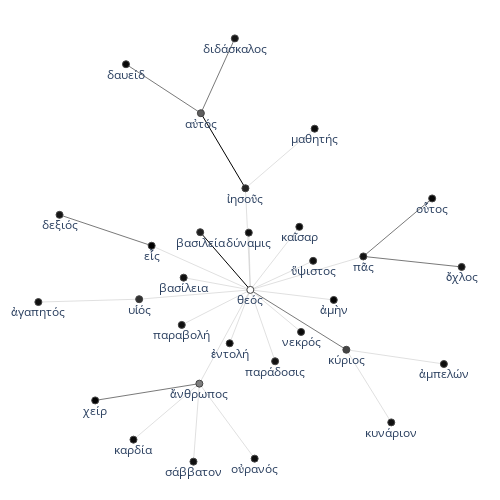

The cell this chart's notebook holds for it:
### Code cell
configure_plotly_browser_state()
ego_network_standard(LG_data_cleaned, "nouns_and_adjs", "Mark", 'θεός', "online", "2D") # "θεός"

### Figure 1 — Plotly figure (JSON) as saved in the notebook; plotly's stock layout.template omitted (floating-point values rounded to 4 significant figures)
{"data": [{"line": {"color": "#000000", "width": 1}, "mode": "lines", "type": "scatter", "x": [-0.1568, 0.01289, null, -0.1545, -0.003693, null], "y": [0.2082, -0.02752, null, 0.6943, 0.3876, null]}, {"line": {"color": "#404040", "width": 0.7}, "mode": "lines", "type": "scatter", "x": [-0.1596, -0.5122, null, 0.01289, 0.3379, null, 0.728, 0.3953, null, -0.1545, -0.03952, null, -0.1545, -0.408, null, 0.3953, 0.6283, null, -0.6328, -0.3211, null], "y": [-0.4105, -0.479, null, -0.02752, -0.2721, null, 0.06632, 0.1092, null, 0.6943, 1.0, null, 0.6943, 0.8944, null, 0.1092, 0.3462, null, 0.2791, 0.153, null]}, {"line": {"color": "#C0C0C0", "width": 0.5}, "mode": "lines", "type": "scatter", "x": [-0.3634, -0.7045, null, -0.3634, 0.01289, null, -0.1596, -0.1795, null, -0.1596, -0.3826, null, -0.1596, 0.01289, null, -0.1596, 0.02749, null, 0.01289, -0.003693, null, 0.01289, -0.2128, null, 0.01289, -0.05695, null, 0.01289, 0.0968, null, 0.01289, -0.3211, null, 0.01289, 0.3953, null, 0.01289, -0.2192, null, 0.01289, 0.2256, null, 0.01289, 0.007676, null, 0.01289, 0.2953, null, 0.01289, 0.1787, null, 0.01289, 0.1846, null, -0.003693, 0.2306, null, 0.3379, 0.4899, null, 0.3379, 0.668, null], "y": [-0.06551, -0.07725, null, -0.06551, -0.02752, null, -0.4105, -0.7291, null, -0.4105, -0.6393, null, -0.4105, -0.02752, null, -0.4105, -0.7168, null, -0.02752, 0.3876, null, -0.02752, 0.0225, null, -0.02752, -0.2457, null, -0.02752, -0.3191, null, -0.02752, 0.153, null, -0.02752, 0.1092, null, -0.02752, -0.1705, null, -0.02752, 0.09108, null, -0.02752, 0.2064, null, -0.02752, -0.0685, null, -0.02752, 0.23, null, -0.02752, -0.1993, null, 0.3876, 0.631, null, -0.2721, -0.5688, null, -0.2721, -0.3302, null]}, {"hoverinfo": "text", "hovertext": ["18", "42", "13", "97", "9", "31", "15", "4", "10", "9", "7", "23", "5", "10", "3", "6", "6", "8", "8", "8", "8", "6", "9", "6", "7", "4", "7", "7", "8", "7", "6"], "marker": {"color": [18, 42, 13, 97, 9, 31, 15, 4, 10, 9, 7, 23, 5, 10, 3, 6, 6, 8, 8, 8, 8, 6, 9, 6, 7, 4, 7, 7, 8, 7, 6], "colorbar": {"thickness": 15, "title": {"side": "right", "text": "degree"}, "xanchor": "left"}, "colorscale": [[0, "rgb(255,255,255)"], [0.125, "rgb(240,240,240)"], [0.25, "rgb(217,217,217)"], [0.375, "rgb(189,189,189)"], [0.5, "rgb(150,150,150)"], [0.625, "rgb(115,115,115)"], [0.75, "rgb(82,82,82)"], [0.875, "rgb(37,37,37)"], [1, "rgb(0,0,0)"]], "line": {"width": 1}, "reversescale": true, "showscale": false, "size": 7}, "mode": "markers+text", "text": ["υἱός", "ἄνθρωπος", "βασιλεία", "θεός", "ὄχλος", "αὐτός", "ἰησοῦς", "χείρ", "διδάσκαλος", "πᾶς", "μαθητής", "κύριος", "οὗτος", "δεξιός", "εἷς", "καρδία", "δαυείδ", "ἀγαπητός", "σάββατον", "βασίλεια", "παραβολή", "ἐντολή", "παράδοσις", "νεκρός", "οὐρανός", "ἀμὴν", "ὕψιστος", "δύναμις", "κυνάριον", "ἀμπελών", "καῖσαρ"], "textposition": "bottom center", "type": "scatter", "x": [-0.3634, -0.1596, -0.1568, 0.01289, 0.728, -0.1545, -0.003693, -0.5122, -0.03952, 0.3953, 0.2306, 0.3379, 0.6283, -0.6328, -0.3211, -0.3826, -0.408, -0.7045, -0.1795, -0.2128, -0.2192, -0.05695, 0.0968, 0.1846, 0.02749, 0.2953, 0.2256, 0.007676, 0.4899, 0.668, 0.1787], "y": [-0.06551, -0.4105, 0.2082, -0.02752, 0.06632, 0.6943, 0.3876, -0.479, 1.0, 0.1092, 0.631, -0.2721, 0.3462, 0.2791, 0.153, -0.6393, 0.8944, -0.07725, -0.7291, 0.0225, -0.1705, -0.2457, -0.3191, -0.1993, -0.7168, -0.0685, 0.09108, 0.2064, -0.5688, -0.3302, 0.23]}, {"hoverinfo": "text", "marker": {"opacity": 0}, "mode": "markers", "opacity": 0, "text": ["3", "3", "6", "3", "3", "3", "3", "10", "5", "3", "3", "3", "3", "2", "2", "2", "2", "2", "2", "2", "2", "5", "8", "6", "4", "3", "4", "2", "2", "4"], "type": "scatter", "x": [-0.5339, -0.1752, -0.3359, -0.1696, -0.2711, -0.07335, -0.06604, -0.07194, 0.1754, 0.0046, -0.09994, -0.02203, 0.05485, -0.1541, 0.2041, -0.1032, 0.1192, 0.01028, 0.1541, 0.09581, 0.09876, 0.5617, -0.07908, -0.09699, -0.2812, 0.1134, 0.5118, 0.4139, 0.5029, -0.477], "y": [-0.07138, -0.04651, -0.4447, -0.5698, -0.5249, -0.219, -0.5637, 0.09033, -0.1498, 0.18, -0.002506, -0.1366, -0.1733, 0.06272, 0.04083, -0.09902, 0.03178, 0.08943, -0.04801, 0.1013, -0.1134, 0.08775, 0.5409, 0.8471, 0.7943, 0.5093, 0.2277, -0.4204, -0.3012, 0.216]}], "layout": {"autosize": false, "height": 500, "hovermode": "closest", "margin": {"b": 10, "l": 10, "r": 10, "t": 10}, "plot_bgcolor": "rgba(0,0,0,0)", "showlegend": false, "title": {"font": {"size": 16}}, "width": 500, "xaxis": {"showgrid": false, "showticklabels": false, "zeroline": false}, "yaxis": {"showgrid": false, "showticklabels": false, "zeroline": false}}}
